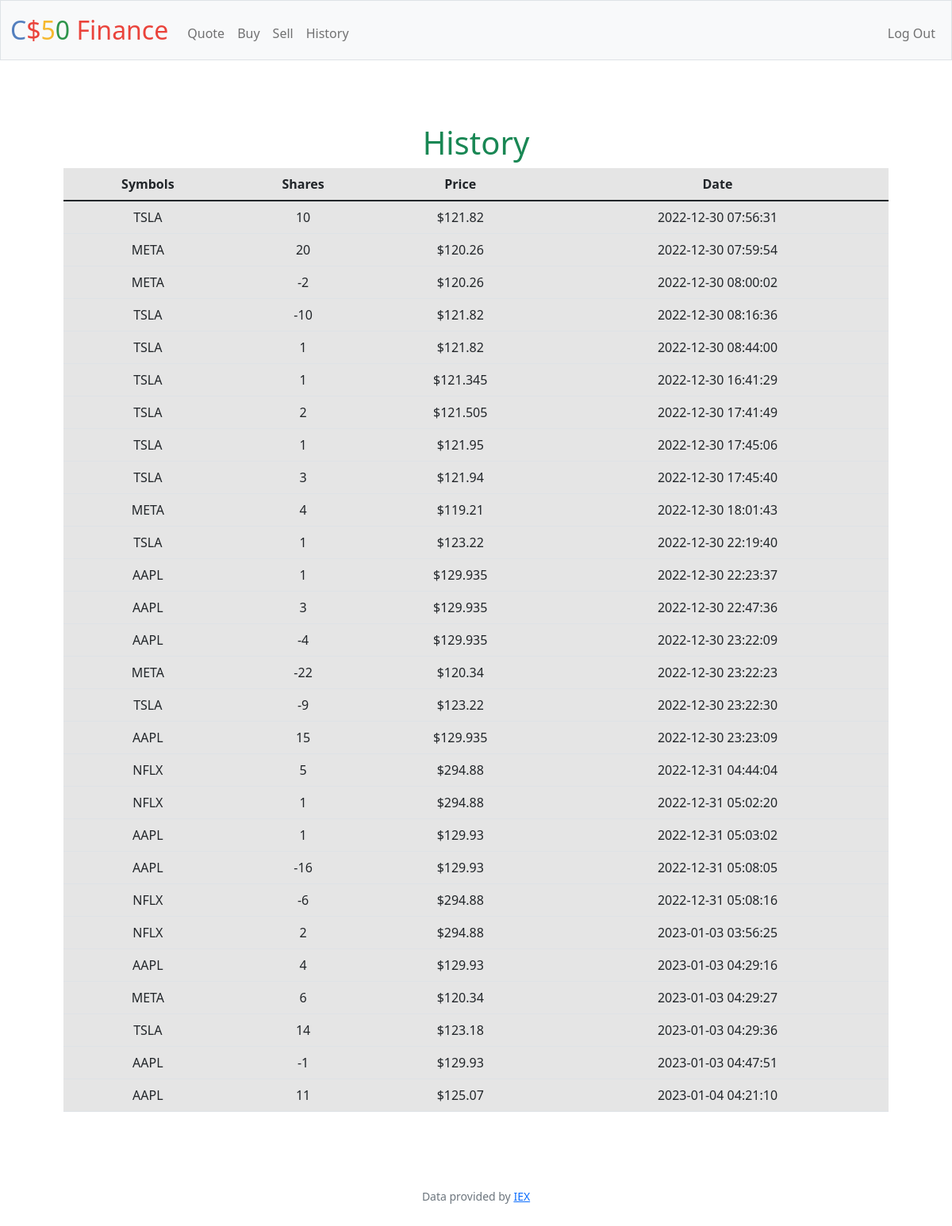
Screenshot of /history (signed in) with the database file from the repository.
### tables this page shows
CREATE TABLE 'transactions' ('id' INTEGER PRIMARY KEY AUTOINCREMENT NOT NULL, 'user_id' INTEGER, 'symbol' TEXT, 'shares' INTEGER,'price' REAL, 'date' DATETIME);

### app.py (the view)
@app.route("/history")
@login_required
def history():
    user_id = session["user_id"]
    transactions_db = db.execute("SELECT * FROM transactions WHERE user_id = ?", user_id)
    return render_template("history.html", transactions=transactions_db)

### app.py (called while the page is built)
@app.after_request
def after_request(response):
    response.headers["Cache-Control"] = "no-cache, no-store, must-revalidate"
    response.headers["Expires"] = 0
    response.headers["Pragma"] = "no-cache"
    return response

### helpers.py (called while the page is built)
def login_required(f):
    @wraps(f)
    def decorated_function(*args, **kwargs):
        if session.get("user_id") is None:
            return redirect("/login")
        return f(*args, **kwargs)
    return decorated_function

### templates/history.html (shortened to what this page needs)
{% extends "layout.html" %}
{% block main %}
<h1 class="text-success">History</h1>
    <table class="table table-active">
        <thead>
            <tr>
                <th scope="col">Symbols</th>
                <th scope="col">Shares</th>
                <th scope="col">Price</th>
                <th scope="col">Date</th>
            </tr>
        </thead>
        <tbody>
            {% for row in transactions %}
            <tr>
                <td>{{ row["symbol"] }}</td>
                <td>{{ row["shares"] }}</td>
                <td>${{ row["price"] }}</td>
                <td>{{ row["date"] }}</td>
            </tr>
            {% endfor %}
        </tbody>
    </table>
{% endblock %}

### templates/layout.html (shortened to what this page needs)
<!DOCTYPE html>
<html lang="en">
<head>
    <link
        href="https://cdn.jsdelivr.net/npm/bootstrap@5.1.3/dist/css/bootstrap.min.css"
        rel="stylesheet">
    <link href="/static/styles.css" rel="stylesheet">
</head>
<body>
    <nav class="bg-light border navbar navbar-expand-md navbar-light">
        <div class="container-fluid">
            <a class="navbar-brand" href="/"><span class="blue">C</span><span
                    class="red">$</span><span class="yellow">5</span><span
                    class="green">0</span> <span class="red">Finance</span></a>
            <div class="collapse navbar-collapse" id="navbar">
                {% if session["user_id"] %}
                <ul class="navbar-nav me-auto mt-2">
                    <li class="nav-item"><a class="nav-link"
                            href="/quote">Quote</a></li>
                    <li class="nav-item"><a class="nav-link" href="/buy">Buy</a>
                    </li>
                    <li class="nav-item"><a class="nav-link"
                            href="/sell">Sell</a></li>
                    <li class="nav-item"><a class="nav-link"
                            href="/history">History</a></li>
                </ul>
                <ul class="navbar-nav ms-auto mt-2">
                    <li class="nav-item"><a class="nav-link" href="/logout">Log
                            Out</a></li>
                </ul>
                {% endif %}
            </div>
        </div>
    </nav>
    <main class="container-fluid py-5 text-center">
        {% block main %}{% endblock %}
    </main>
    <footer class="mb-5 small text-center text-muted">
        Data provided by <a href="https://iexcloud.io/">IEX</a>
    </footer>
</body>
</html>

### static/styles.css (style rules this page uses)
nav .navbar-brand { font-size: xx-large; }
nav .navbar-brand .blue { color: #537fbe; }
nav .navbar-brand .red { color: #ea433b; }
nav .navbar-brand .yellow { color: #f5b82e; }
nav .navbar-brand .green { color: #2e944b; }
.text-center { text-align: center !important; }
.py-5 { padding: 5rem !important; }

### rows the page displays
transactions: symbol "TSLA", shares "10", price "121.82", date "2022-12-30 07:56:31"
transactions: symbol "META", shares "20", price "120.26", date "2022-12-30 07:59:54"
transactions: symbol "META", shares "-2", price "120.26", date "2022-12-30 08:00:02"
transactions: symbol "TSLA", shares "-10", price "121.82", date "2022-12-30 08:16:36"
transactions: symbol "TSLA", shares "1", price "121.82", date "2022-12-30 08:44:00"
transactions: symbol "TSLA", shares "1", price "121.345", date "2022-12-30 16:41:29"
transactions: symbol "TSLA", shares "2", price "121.505", date "2022-12-30 17:41:49"
transactions: symbol "TSLA", shares "1", price "121.95", date "2022-12-30 17:45:06"
transactions: symbol "TSLA", shares "3", price "121.94", date "2022-12-30 17:45:40"
transactions: symbol "META", shares "4", price "119.21", date "2022-12-30 18:01:43"
transactions: symbol "TSLA", shares "1", price "123.22", date "2022-12-30 22:19:40"
transactions: symbol "AAPL", shares "1", price "129.935", date "2022-12-30 22:23:37"
transactions: symbol "AAPL", shares "3", price "129.935", date "2022-12-30 22:47:36"
transactions: symbol "AAPL", shares "-4", price "129.935", date "2022-12-30 23:22:09"
transactions: symbol "META", shares "-22", price "120.34", date "2022-12-30 23:22:23"
transactions: symbol "TSLA", shares "-9", price "123.22", date "2022-12-30 23:22:30"
transactions: symbol "AAPL", shares "15", price "129.935", date "2022-12-30 23:23:09"
transactions: symbol "NFLX", shares "5", price "294.88", date "2022-12-31 04:44:04"
transactions: symbol "NFLX", shares "1", price "294.88", date "2022-12-31 05:02:20"
transactions: symbol "AAPL", shares "1", price "129.93", date "2022-12-31 05:03:02"
transactions: symbol "AAPL", shares "-16", price "129.93", date "2022-12-31 05:08:05"
transactions: symbol "NFLX", shares "-6", price "294.88", date "2022-12-31 05:08:16"
transactions: symbol "NFLX", shares "2", price "294.88", date "2023-01-03 03:56:25"
transactions: symbol "AAPL", shares "4", price "129.93", date "2023-01-03 04:29:16"
transactions: symbol "META", shares "6", price "120.34", date "2023-01-03 04:29:27"
transactions: symbol "TSLA", shares "14", price "123.18", date "2023-01-03 04:29:36"
transactions: symbol "AAPL", shares "-1", price "129.93", date "2023-01-03 04:47:51"
transactions: symbol "AAPL", shares "11", price "125.07", date "2023-01-04 04:21:10"
